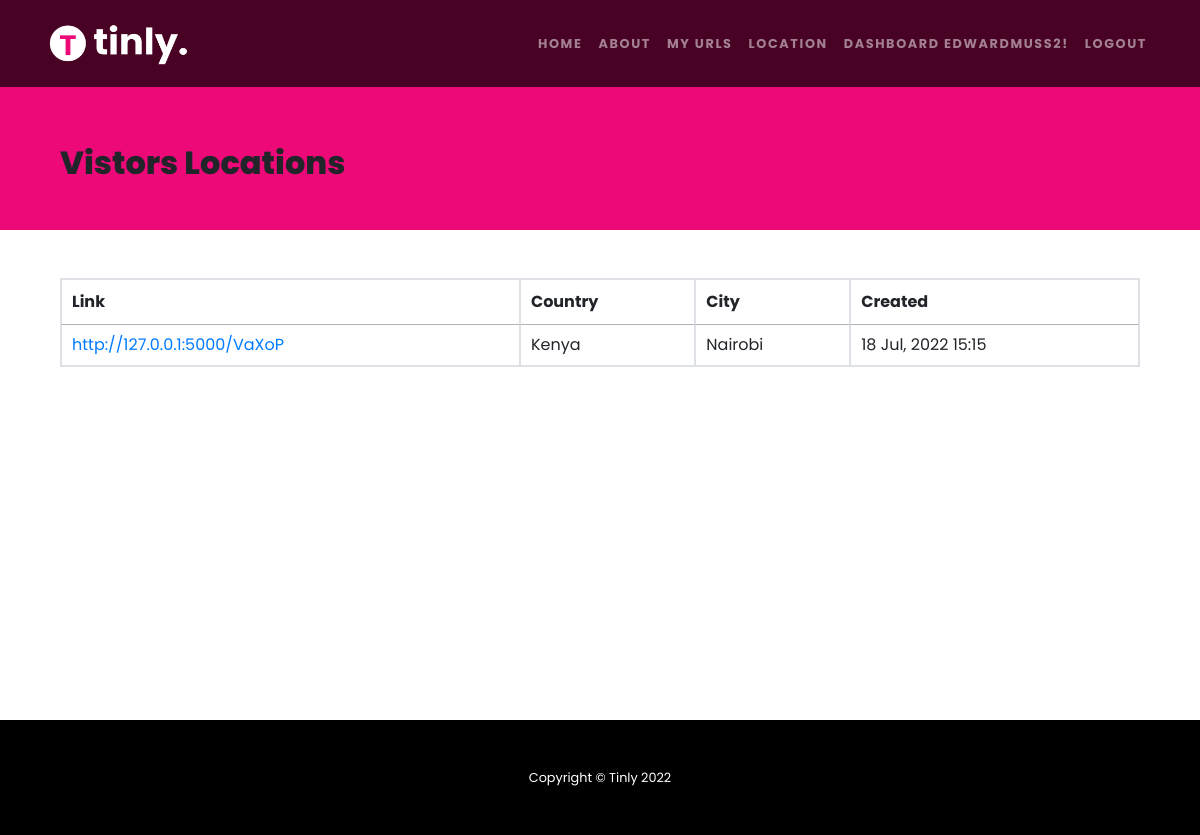
/user-locations (signed in), run on the app's committed database.
### models/base_model.py (models this page shows, shortened)
class User(db.Model, UserMixin):
    id = db.Column(db.Integer, primary_key=True)
    username = db.Column(db.String(20), nullable=False, unique=True)
    email = db.Column(db.String(120), unique=True, nullable=False)
    image_file = db.Column(db.String(20), nullable=False, default='default.jpg')
    password = db.Column(db.String(80), nullable=False)
    created_at = db.Column(DateTime, default=datetime.datetime.now)
    updated_at = db.Column(DateTime, default=datetime.datetime.now, onupdate=datetime.datetime.now)

class Urls(db.Model):
    id_ = db.Column("id_", db.Integer, primary_key=True)
    user_id = db.Column("user_id", db.Integer, db.ForeignKey('user.id'), nullable=True, default=0)
    long = db.Column("long", db.String())
    short = db.Column("short", db.String(10), nullable=False, unique=True)
    hits = db.Column("hits", db.Integer, nullable=False, default=0)
    created_at = db.Column(DateTime, default=datetime.datetime.now)
    updated_at = db.Column(DateTime, default=datetime.datetime.now, onupdate=datetime.datetime.now)

class Location(db.Model):
    id = db.Column("id", db.Integer, primary_key=True)
    url_id = db.Column("url_id", db.Integer, db.ForeignKey('urls.id_'), nullable=False)
    country = db.Column("country", db.String())
    city = db.Column("city", db.String(10), nullable=False)
    created_at = db.Column(DateTime, default=datetime.datetime.now)
    updated_at = db.Column(DateTime, default=datetime.datetime.now, onupdate=datetime.datetime.now)

### core/routes/web.py (the view)
@app.route('/user-locations')
@login_required
def locations():
    return render_template('all-locations.html', vals=db.session.query(Location, Urls).join(Urls).filter_by(user_id = current_user.id).order_by(Location.id.desc()).all(), base_url=base_url)

### core/auth.py (called while the page is built)
@login_manager.user_loader
def load_user(user_id):
    return User.query.get(int(user_id))

### core/templates/all-locations.html (shortened to what this page needs)
{% extends "base.html" %}
{% block content %}
    <div class="row bg-primary pt-5">
        <div class="container pt-5">
            <div class="col-md-12 mt-5 mb-5">
                <h2 class="">Vistors Locations</h2>
            </div>
        </div>
    </div>
    <div class="row">
        <div class="container">
            <div class="col-md-12 mt-5">
                <table id="table_location" class="table display table-stripped table-bordered">
                    <thead class="">
                        <th>Link</th>
                        <th>Country</th>
                        <th>City</th>
                        <th>Created</th>
                    </thead>
                    <tbody>
                        {% for location, urls in vals %}
                        <tr>
                            <td><a target="_blank" href="{{base_url + '/' + urls.short}}">{{base_url + '/' + urls.short}}</a></td>
                            <td>{{location.country}}</td>
                            <td>{{location.city}}</td>
                            <td>{{location.created_at.strftime("%d %b, %Y %H:%M")}}</td>
                        </tr>
                        {% endfor %}
                    </tbody>
                </table>
            </div>
        </div>
    </div>
{% endblock %}

### core/templates/base.html (shortened to what this page needs)
<!DOCTYPE html>
<html lang="en">
<head>
    <link rel="stylesheet" href="https://stackpath.bootstrapcdn.com/bootstrap/4.5.2/css/bootstrap.min.css">
    <link href='https://cdnjs.cloudflare.com/ajax/libs/font-awesome/4.0.3/css/font-awesome.css' rel='stylesheet'>
	<link href="{{ url_for('static',filename='css/style.css') }}" rel="stylesheet">
    <link rel="stylesheet" href="https://cdn.datatables.net/1.10.22/css/jquery.dataTables.min.css" />
    <link rel="stylesheet" href="https://cdn.datatables.net/1.10.13/css/jquery.dataTables.min.css">
    <link rel="stylesheet" href="https://cdn.datatables.net/buttons/1.2.4/css/buttons.dataTables.min.css">
</head>
<body oncontextmenu='return true' class='snippet-body'>
    <div class="main">
        <nav class="navbar navbar-expand-lg navbar-dark navbar-custom fixed-top">
            <div class="container">
                <a class="navbar-brand" href="{{ url_for('home')}}">
                    <img src="{{ url_for('static',filename='images/logo-light.png') }}" width="150" alt="logo">
                </a>
                <div class="collapse navbar-collapse" id="navbarResponsive">
                    <ul class="navbar-nav ml-auto">
                        <li class="nav-item">
                            <a class="nav-link" href="{{ url_for('home') }}">Home</a>
                        </li>
                        <li class="nav-item">
                            <a class="nav-link" href="{{ url_for('about') }}">About</a>
                        </li>
                        {% if current_user.is_authenticated %}
                            <li class="nav-item">
                                <a class="nav-link" href="{{ url_for('myurls', page_num=1) }}">My Urls</a>
                            </li>
                            <li class="nav-item">
                                <a class="nav-link" href="{{ url_for('locations') }}">Location</a>
                            </li>
                            <li class="nav-item">
                                <a class="nav-link" href="{{ url_for('dashboard') }}">Dashboard {{ current_user.username }}!</a>
                            </li>
                            <li class="nav-item">
                                <a class="nav-link" href="{{ url_for('logout') }}">Logout</a>
                            </li>
                        {% endif %}
                    </ul>
                </div>
            </div>
        </nav>
        <div class="wrap mb-5">
            {% block content%}
            {% endblock %}
        </div>
    </div>
  <footer class="py-5 bg-black">
    <div class="container">
        <p class="m-0 text-center text-white small">Copyright &copy; Tinly {{ moment().format('YYYY') }}</p>
    </div>
</footer>
</body>
</html>

### static/css/style.css (style rules this page uses)
body { font-family: "Poppins"; margin: 0px; padding: 0px; position: absolute; width: 100%; height: 100vh; overflow-x: hidden; }
.main { display: flex; flex-direction: column; min-height: 90%; }
h1, h2, h3, h4, h5, h6 { font-family: "Poppins"; font-weight: 800 !important }
.bg-black { background-color: #000 !important }
.navbar-custom { padding-top: 1rem; padding-bottom: 1rem; background-color: rgba(0, 0, 0, .7) }
.navbar-custom .navbar-brand { text-transform: uppercase; font-size: 1rem; letter-spacing: .1rem; font-weight: 700 }
.navbar-custom .navbar-nav .nav-item .nav-link { text-transform: uppercase; font-size: .8rem; font-weight: 700; letter-spacing: .1rem }
.bg-primary { background-color: #ee0979 !important }
footer { left: 0; bottom: 0; width: 100%; background-color: red; color: white; text-align: center; flex: 0 0 auto; }

### data on the page
User: username "EDWARDMUSS2"
Location: country "Kenya", city "Nairobi", created_at "18 Jul, 2022 15:15"
Urls: short "http://127.0.0.1:5000/VaXoP"

### other printed values
{{ moment().format('YYYY') }} "2022"
